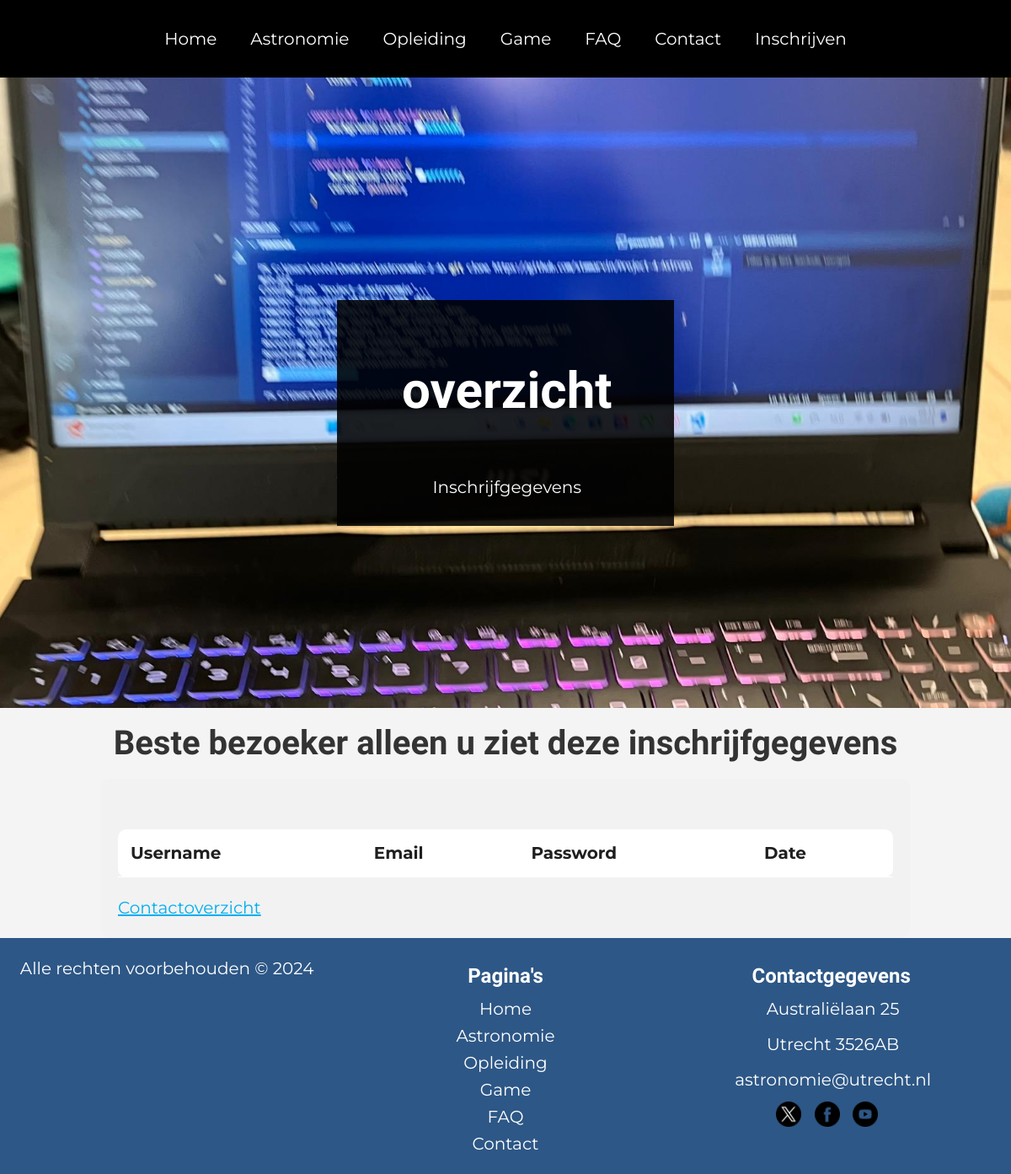
The app's page /Inloggen/inschrijf_overzicht.php, older data.
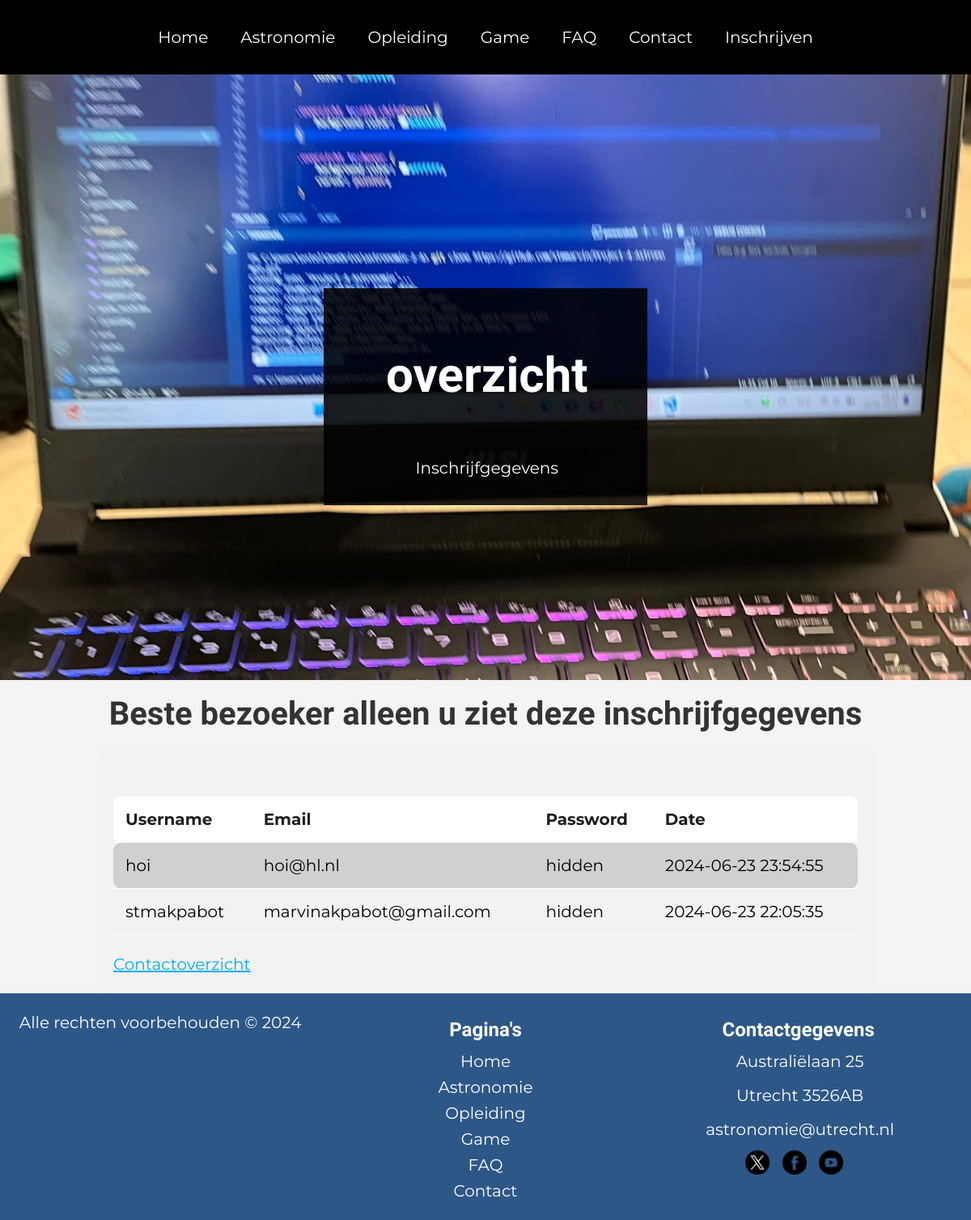
The same page, newer data.
### tables this page shows
CREATE TABLE IF NOT EXISTS `user` (
  `id` tinyint UNSIGNED NOT NULL AUTO_INCREMENT,
  `Username` varchar(20) NOT NULL,
  `Email` varchar(255) NOT NULL,
  `Password` varchar(255) NOT NULL,
  `date` datetime NOT NULL,
  PRIMARY KEY (`id`)
);

### Inloggen/inschrijf_overzicht.php (the view, shortened to what this page needs)
<?php
include ('../config/config.php');
$dsn = "mysql:host=$dbHost;
        dbname=$dbName;
        charset=UTF8";
$pdo = new PDO($dsn, $dbUser, $dbPass);
$sql = "SELECT
                Username,
                Email,
                Password,
                Date
         FROM User
         ORDER BY date DESC";
$statement = $pdo->prepare($sql);
$statement->execute();
$result = $statement->fetchAll(PDO::FETCH_OBJ);
$tableRows = "";
foreach ($result as $row) {
  $date = date('Y-m-d H:i:s', strtotime($row->Date));
  $password = 'hidden';
  $tableRows .= "<tr>
                        <td>$row->Username</td>
                        <td>$row->Email</td>
                        <td>$password</td>
                        <td>$date</td>
                    </tr>";
}
?>
<!DOCTYPE html>
<html lang="en">
<head>
  <link rel="stylesheet" href="../css/main.css" />
  <link rel="stylesheet" href="../css/overzicht.css">
</head>
<body>
  <main>
    <header>
      <nav>
        <div class="container row jc-center">
          <div class="main-menu">
            <ul>
              <li><a href="../index.php">Home</a></li>
              <li><a href="../Astronomie/astronomie.php">Astronomie</a></li>
              <li><a href="../Opleiding/opleiding.php">Opleiding</a></li>
              <li><a href="../gamePagina/game.php">Game</a></li>
              <li><a href="../FAQ/faq.php">FAQ</a></li>
              <li><a href="../ContactP/contact.php">Contact</a></li>
              <li><a href="../Inloggen/inlog.php">Inschrijven</a></li>
            </ul>
          </div>
        </div>
      </nav>
    </header>
    <div id="banner">
      <div class="content text-center">
        <h1>
          overzicht
        </h1>
        <p>Inschrijfgegevens </p>
      </div>
    </div>
    <h3>Beste bezoeker alleen u ziet deze inschrijfgegevens </h3>
    <section class="overzicht">
      <table class="table table-dark table-striped">
        <table class="">
          <tr>
            <th>Username</th>
            <th>Email</th>
            <th>Password</th>
            <th>Date</th>
          </tr>
          <?php echo $tableRows; ?>
        </table>
        <a href="overzicht.php">Contactoverzicht</a>
    </section>
  </main>
  <footer class="footer">
    <div class="rechten">
      <p>Alle rechten voorbehouden © 2024</p>
    </div>
    <div class="footer-column">
      <h3>Pagina's</h3>
      <a href="index.php">Home</a><br>
      <a href="Astronomie/astronomie.php">Astronomie</a><br>
      <a href="Opleiding/opleiding.php">Opleiding</a><br>
      <a href="gamePagina/game.php">Game</a><br>
      <a href="FAQ/faq.php">FAQ</a><br>
      <a href="ContactP/contact.php">Contact</a><br>
    </div>
    <div class="footer-column">
      <h3>Contactgegevens</h3>
      <p>Australiëlaan 25</p>
      <p>Utrecht 3526AB</p>
      <p><a href="mailto:astronomie@utrecht.nl">astronomie@utrecht.nl</a></p>
      <div class="social-media-links">
        <a href="https://twitter.com/utrecht" class="social-media-link" id="twitter">
          <img src="../img/twitter.png" alt="Twitter">
        </a>
        <a href="https://www.facebook.com/utrecht" class="social-media-link" id="facebook">
          <img src="../img/facebook.png" alt="Facebook">
        </a>
        <a href="https://www.youtube.com/utrecht" class="social-media-link" id="youtube">
          <img src="../img/youtube.png" alt="YouTube">
        </a>
      </div>
    </div>
  </footer>
</body>
</html>

### css/main.css (style rules this page uses)
body { font-family: "Montserrat", sans-serif; background-color: #f4f4f4; color: #333; font-family: "Montserrat", sans-serif; line-height: 1.55em; overflow-x: hidden; }
body * { box-sizing: border-box; }
html, body { width: 100%; min-height: 100%; margin: 0; font-size: 20px; }
h1 { padding-inline-start: 1%; }
h2, h3, h4, h5, h6 { margin: 0.5em 0; font-family: "Barlow Condensed", sans-serif; line-height: 1.1em; }
h1 { font-size: 3em; }
h3 { font-size: 2em; }
p { margin: 0.5em 0; padding-left: 1%; }
img { max-width: 100%; max-height: 100%; }
section { position: relative; padding: 2rem 0; }
a { color: #00aeef; transition: color 0.2s ease-in-out; }
footer { background-color: #666; color: #fff; }
.text-center { text-align: center; }
nav { position: fixed; top: 0; left: 0; width: 100%; background-color: #000; z-index: 3; }
nav ul { display: flex; padding: 0; margin: 0.5rem; }
nav ul li { display: flex; position: relative; }
nav ul li a { display: inline-block; padding: 1rem; color: #fff; }
nav .main-menu ul > li > a { text-decoration: none; }
#banner { display: flex; justify-content: center; align-items: center; position: relative; width: 100%; height: 100vh; min-height: fit-content; padding: clamp(5rem, 20vh, 15rem) clamp(1rem, 5vw, 5rem) clamp(1rem, 5vw, 5rem); }
#banner .content { display: flex; width: clamp(20rem, 20vw, 100%); height: fit-content; flex-direction: column; padding: 1rem; background-color: rgba(0, 0, 0, 0.8666666667); color: #fff; z-index: 2; }
.container { width: 100%; margin: 0 auto; }
@media screen and (min-width: 576px) { .container { width: 476px; } }
@media screen and (min-width: 768px) { .container { width: 668px; } }
@media screen and (min-width: 992px) { .container { width: 892px; } }
@media screen and (min-width: 1200px) { .container { width: 1100px; } }
.row, .col, [class^=col-], [class*=" col-"], .inner { display: flex; }
.row { flex-direction: row; flex-wrap: wrap; align-items: flex-start; }
.jc-center { justify-content: center !important; }
body { font-family: "Montserrat", sans-serif; line-height: 1.55em; overflow-x: hidden; }
h1 { padding-inline-start: 1%; font-family: "Barlow Condensed", sans-serif; }
h1 { font-size: 3em; font-family: "Barlow Condensed", sans-serif; text-align: center; }
h3 { font-size: 2em; text-align: center; }
section { position: relative; padding: 2rem 0; margin: 5%; }
.footer { display: flex; justify-content: space-between; background-color: #2D5786; color: white; padding: 20px; }
.footer .rechten { flex: 1; text-align: justify; }
.footer .rechten p { margin: 0; }
.footer .footer-column { flex: 1; text-align: center; }
.footer .footer-column h3 { font-size: 1.2rem; margin-bottom: 10px; }
.footer .footer-column a { color: white; text-decoration: none; }
.footer .footer-column .social-media-links { margin-top: 10px; }
.footer .footer-column .social-media-links .social-media-link { display: inline-block; margin-right: 10px; }
.footer .footer-column .social-media-links .social-media-link img { width: 30px; height: auto; }
body { font-family: "Montserrat", sans-serif; line-height: 1.6; margin: 0; padding: 0; background: #f4f4f4; }
header { background: #333; color: #fff; padding: 1rem 0; }
nav ul { list-style: none; padding: 0; }
nav ul li { display: inline; }

### css/overzicht.css (style rules this page uses)
.overzicht { padding: 20px; background-color: #f2f2f2; color: #000000; border-radius: 10px; width: 80%; margin: auto; }
.overzicht table { width: 100%; border-collapse: collapse; margin: 20px 0; }
.overzicht th, .overzicht td { padding: 12px 15px; text-align: left; border-bottom: 1px solid #ffffff; }
.overzicht th { background-color: #ffffff; color: #1f1f1f; }
.overzicht tr:nth-child(even) { background-color: #d0d0d0; }
.overzicht th:first-child, .overzicht td:first-child { border-top-left-radius: 10px; border-bottom-left-radius: 10px; }
.overzicht th:last-child, .overzicht td:last-child { border-top-right-radius: 10px; border-bottom-right-radius: 10px; }

Row changes from the older to the newer data that the page shows:
added user: Username "hoi", Email "hoi@hl.nl", password "hidden", date "2024-06-23 23:54:55"
added user: Username "stmakpabot", Email "marvinakpabot@gmail.com", password "hidden", date "2024-06-23 22:05:35"
